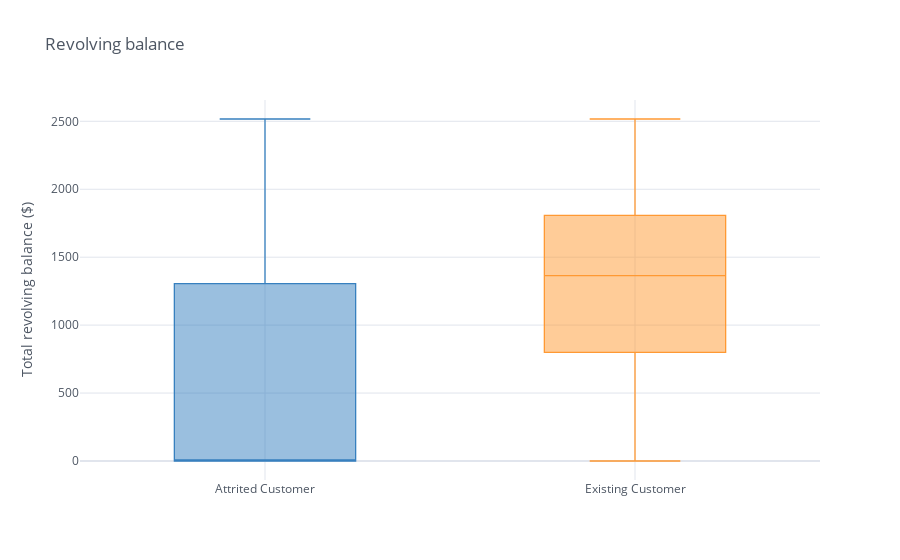

Here is the notebook cell this chart was saved with:
### Markdown cell above
As it can be expected, we notice a direct correlation between the number of annual transactions and their total amount. More interestingly, it appears that we can segment the dataset into three different clusters of clients, one of which (high spenders, i.e. `Total_Trans_Amt` > 11k) contains no attrited customers at all. Churned customers used their credit card less often and spent significantly less money. They are also characterized by a more significant reduction in the usage of their credit card during the last 12 months.

### Code cell
#Boxplot of revolving balance
df_att = df.loc[df['Attrition_Flag'] == 'Attrited Customer', 'Total_Revolving_Bal']
df_ex = df.loc[df['Attrition_Flag'] == 'Existing Customer', 'Total_Revolving_Bal']
conc = pd.concat([df_att, df_ex], axis=1)
conc.columns = ['Attrited Customer', 'Existing Customer']

conc.iplot(kind='box', keys=['Attrited Customer', 'Existing Customer'],
           colors=['blue', 'orange'], opacity=0.5, legend=False,
           title='Revolving balance', yTitle='Total revolving balance ($)')

### Figure 1 — Plotly figure (JSON) as saved in the notebook; plotly's stock layout.template omitted (floating-point values rounded to 4 significant figures; data arrays with more than 128 entries replaced by an {"elided": "..."} marker saying what was removed)
{"data": [{"boxpoints": false, "line": {"width": 1.3}, "marker": {"color": "rgba(55, 128, 191, 1.0)"}, "name": "Attrited Customer", "orientation": "v", "type": "box", "y": {"elided": "10127 int values"}}, {"boxpoints": false, "line": {"width": 1.3}, "marker": {"color": "rgba(255, 153, 51, 1.0)"}, "name": "Existing Customer", "orientation": "v", "type": "box", "y": {"elided": "10127 int values"}}], "layout": {"legend": {"bgcolor": "#FFFFFF", "font": {"color": "#4D5663"}}, "paper_bgcolor": "#FFFFFF", "plot_bgcolor": "#FFFFFF", "showlegend": false, "title": {"font": {"color": "#4D5663"}, "text": "Revolving balance"}, "xaxis": {"gridcolor": "#E1E5ED", "showgrid": true, "tickfont": {"color": "#4D5663"}, "title": {"font": {"color": "#4D5663"}, "text": ""}, "zerolinecolor": "#E1E5ED", "type": "category", "range": [-0.5, 1.5], "autorange": true}, "yaxis": {"gridcolor": "#E1E5ED", "showgrid": true, "tickfont": {"color": "#4D5663"}, "title": {"font": {"color": "#4D5663"}, "text": "Total revolving balance ($)"}, "zerolinecolor": "#E1E5ED", "type": "linear", "range": [-139.8, 2657.0], "autorange": true}, "autosize": true}}
